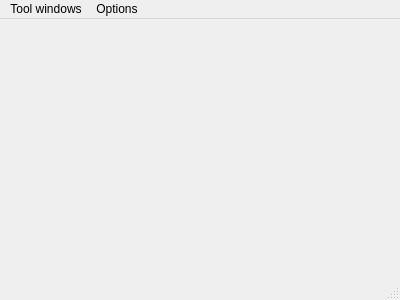
<?xml version="1.0" encoding="UTF-8"?>
<ui version="4.0">
 <class>MainWindow</class>
 <widget class="QMainWindow" name="MainWindow">
  <property name="geometry">
   <rect>
    <x>0</x>
    <y>0</y>
    <width>400</width>
    <height>300</height>
   </rect>
  </property>
  <property name="windowTitle">
   <string>MainWindow</string>
  </property>
  <widget class="QWidget" name="centralWidget">
   <layout class="QVBoxLayout" name="verticalLayout">
    <property name="leftMargin">
     <number>0</number>
    </property>
    <property name="topMargin">
     <number>0</number>
    </property>
    <property name="rightMargin">
     <number>0</number>
    </property>
    <property name="bottomMargin">
     <number>0</number>
    </property>
    <item>
     <widget class="ToolWindowManager" name="toolWindowManager" native="true"/>
    </item>
   </layout>
  </widget>
  <widget class="QMenuBar" name="menuBar">
   <property name="geometry">
    <rect>
     <x>0</x>
     <y>0</y>
     <width>400</width>
     <height>20</height>
    </rect>
   </property>
   <widget class="QMenu" name="menuToolWindows">
    <property name="title">
     <string>Tool windows</string>
    </property>
   </widget>
   <widget class="QMenu" name="menuOptions">
    <property name="title">
     <string>Options</string>
    </property>
    <addaction name="actionCentralWidget"/>
    <addaction name="actionSaveState"/>
    <addaction name="actionRestoreState"/>
   </widget>
   <addaction name="menuToolWindows"/>
   <addaction name="menuOptions"/>
  </widget>
  <widget class="QStatusBar" name="statusBar"/>
  <action name="actionCentralWidget">
   <property name="checkable">
    <bool>true</bool>
   </property>
   <property name="checked">
    <bool>true</bool>
   </property>
   <property name="text">
    <string>Central widget</string>
   </property>
  </action>
  <action name="actionSaveState">
   <property name="text">
    <string>Save state</string>
   </property>
  </action>
  <action name="actionRestoreState">
   <property name="text">
    <string>Restore state</string>
   </property>
  </action>
 </widget>
 <layoutdefault spacing="6" margin="11"/>
 <customwidgets>
  <customwidget>
   <class>ToolWindowManager</class>
   <extends>QWidget</extends>
   <header>ToolWindowManager.h</header>
   <container>1</container>
  </customwidget>
 </customwidgets>
 <resources/>
 <connections/>
</ui>
